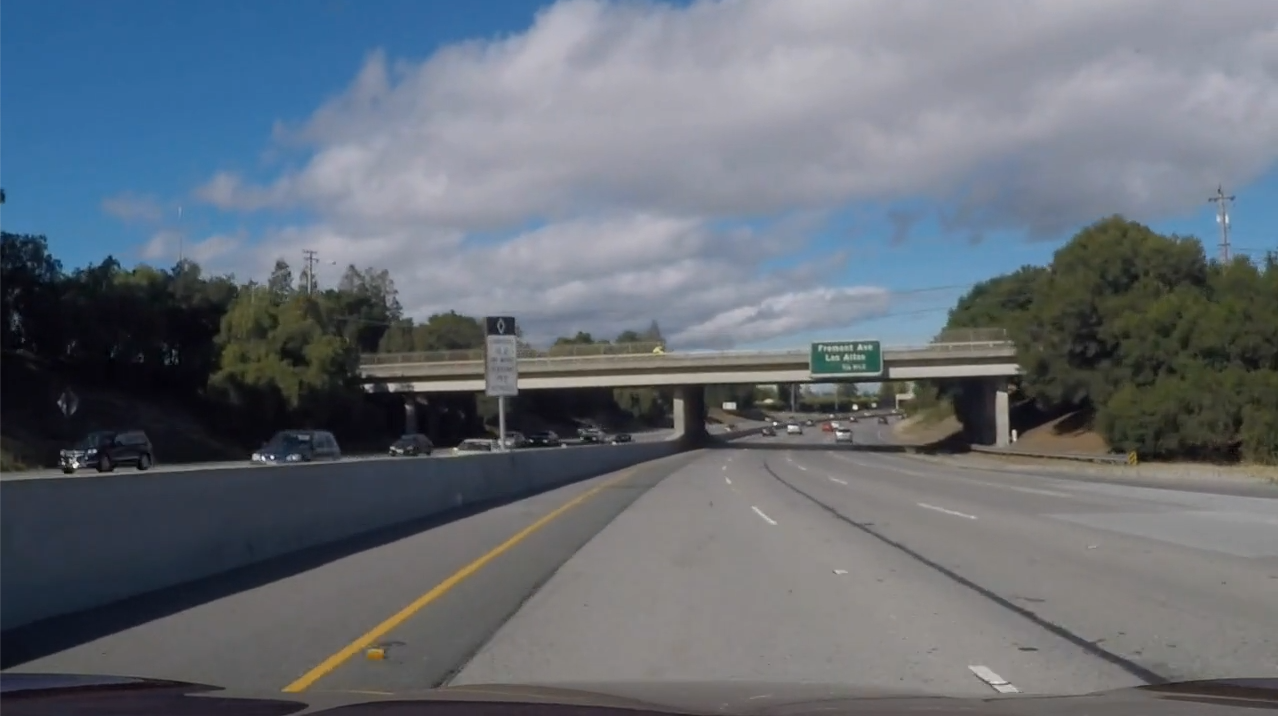
#> input picture ROS-OpenCV-Assignment/challenge_lane.jpg, 1278 x 716 px; its folder holds only this picture in this run
$ python -i lane_detection.py   (imports and definitions only)
#> lines starting #> are read from the running program, lines starting #| are printed output that depends on the picture; after the words box and inside, x2 and y2 are one past the last pixel; in counts of white or black regions, pixels touching at a corner belong together
import cv2
import numpy as np

first_frame = 1

def ROI(img, vertices):

    mask = np.zeros_like(img)

    if len(img.shape) > 2:
        channel_count = img.shape[2]
        ignore_mask_color = (255,) * channel_count

    else:
        ignore_mask_color = 255


    cv2.fillPoly(mask, vertices, ignore_mask_color)

    masked_image = cv2.bitwise_and(img, mask)

    return masked_image


def get_slope(x1, y1, x2, y2):
    return (y2 - y1) / (x2 - x1 + 1e-5)

def get_lines(img, lines, color=[255, 0, 0], thickness=5):

    global first_frame
    global cache

    right_lane_slope = []
    right_lane = []

    left_lane_slope = []
    left_lane = []

    global_min_y = img.shape[0]
    max_y = img.shape[0] * 0.7

    some_slope = 0.5
    alpha = 0.2

    right_intercept_arr = []
    left_intercept_arr = []

    try:

        for line in lines:

            for x1, y1, x2, y2 in line:
                if x1 == x2:
                    pass

                slope = get_slope(x1, y1, x2, y2)
                intercept = y1 - slope * x1

                if slope > some_slope and slope < 1:

                    if x1 > 500:

                        right_lane_slope.append(slope)
                        right_intercept_arr.append(intercept)
                        right_lane.append(line)

                elif slope < -some_slope and slope > -1:

                    if x1 < 600:

                        left_lane_slope.append(slope)
                        left_lane.append(line)
                        left_intercept_arr.append(intercept)

    except:
        pass


    if(len(left_lane) == 0 or len(right_lane) == 0):
        print("No lane found. Using from previous frame")
        cv2.line(img, (int(cache[0]), int(cache[1])), (int(cache[2]),int(cache[3])), color, thickness)
        cv2.line(img, (int(cache[4]), int(cache[5])), (int(cache[6]),int(cache[7])), color, thickness)
        return -1

    left_slope_mean = np.mean(left_lane_slope, axis = 0)
    right_slope_mean = np.mean(right_lane_slope, axis = 0)

    left_mean = np.mean(np.array(left_lane), axis = 0)
    right_mean = np.mean(np.array(right_lane), axis = 0)

    if(right_slope_mean == 0 or left_slope_mean == 0):
        print('Slope is 0')
        return -1

    left_intercept1 = left_mean[0][1] - (left_slope_mean * left_mean[0][0])
    right_intercept1 = right_mean[0][1] - (right_slope_mean * right_mean[0][0])

    left_intercept2 = np.mean(left_intercept_arr, axis = 0)
    right_intercept2 = np.mean(right_intercept_arr, axis = 0)

    left_intercept = (left_intercept1 + left_intercept2) / 2
    right_intercept = (right_intercept1 + right_intercept2) / 2


    lx1 = int((global_min_y - left_intercept) / left_slope_mean)
    lx2 = int((max_y - left_intercept) / left_slope_mean)

    rx1 = int((global_min_y - right_intercept) / right_slope_mean)
    rx2 = int((max_y - right_intercept) / right_slope_mean)

    left_lane_slope = np.mean(left_lane_slope[-100:])
    left_lane_intercept = np.mean(left_intercept_arr[-100:])
    right_lane_slope = np.mean(right_lane_slope[-50:])
    right_lane_intercept = np.mean(right_intercept_arr[-50:])

    if lx1 > rx1:

        lx1 = int((lx1 + rx1) / 2)
        rx1 = lx1

        ly1 = int((left_lane_slope * lx1) + left_lane_intercept)
        ly2 = int((left_lane_slope * lx2) + left_lane_intercept)

        ry1 = int((right_lane_slope * rx1) + right_lane_intercept)
        ry2 = int((right_lane_slope * rx2) + right_lane_intercept)

    else:

        ly1 = global_min_y
        ly2 = max_y

        ry1 = global_min_y
        ry2 = max_y

    current_frame = np.array([lx1, ly1, lx2, ly2, rx1, ry1, rx2, ry2], dtype='float32')

    if first_frame == 1:
        next_frame = current_frame
        first_frame = 0

    else:
        prev_frame = cache
        next_frame = (1- alpha) * prev_frame + alpha * current_frame

    cv2.line(img, (int(next_frame[0]), int(next_frame[1])), (int(next_frame[2]), int(next_frame[3])), color, thickness)
    cv2.line(img, (int(next_frame[4]), int(next_frame[5])), (int(next_frame[6]), int(next_frame[7])), color, thickness)

    cache = next_frame

    return left_lane_slope, left_lane_intercept, right_lane_slope, right_lane_intercept


def weighted_img(img, prev_img, alpha = 0.7, beta = 1., gamma = 0.):
    return cv2.addWeighted(prev_img, alpha, img, beta, gamma)

def hough_transform(img, rho, theta, thresh, min_line_len, max_line_gap):

    lines = cv2.HoughLinesP(img, rho, theta, thresh, np.array([]), minLineLength = min_line_len, maxLineGap = max_line_gap)
    line_img = np.zeros((img.shape[0], img.shape[1], 3), dtype=np.uint8)

    if lines is not None:
        left_slope, left_inter, right_slope, right_inter = get_lines(line_img, lines)

    return (line_img, (left_slope, left_inter, right_slope, right_inter))

def mark_image(img):

    global first_frame

    print("Mark image")

    #img = np.asarray(img)

    gray_img = cv2.cvtColor(img, cv2.COLOR_BGR2GRAY)
    img_hsv = cv2.cvtColor(img, cv2.COLOR_BGR2HSV)

    l_yellow = np.array([10, 0, 65], dtype='uint8')
    u_yellow = np.array([45, 250, 255], dtype='uint8')

    mask_yellow = cv2.inRange(img_hsv, l_yellow, u_yellow)
    mask_white = cv2.inRange(gray_img, 170, 255)
    mask_yw = cv2.bitwise_or(mask_white, mask_yellow)
    mask_yw_image = cv2.bitwise_and(gray_img, mask_yw)

    kernel_size = 5
    guass_gray = cv2.GaussianBlur(mask_yw_image, (5,5), 0)

    canny_img = cv2.Canny(guass_gray, 50, 150)

    imshape = img.shape

    lower_left = [imshape[1] / 9, imshape[0]]
    lower_right = [imshape[1] - imshape[1] / 9,imshape[0]]

    top_left = [imshape[1] / 2 - imshape[1] / 8, imshape[0] / 2 + imshape[0] / 10]
    top_right = [imshape[1] / 2 + imshape[1] / 8,imshape[0] / 2 + imshape[0] / 10]

    vertices = [np.array([lower_left,top_left,top_right,lower_right],dtype=np.int32)]

    roi_image = ROI(canny_img, vertices)

    (hough_img, (left_slope, left_inter, right_slope, right_inter))  = hough_transform(roi_image, 2, np.pi / 180, 20, 70, 190)

    weighted_image = weighted_img(hough_img, img, alpha=0.9, beta = 1, gamma = 0.)

    return (weighted_image, (left_slope, left_inter, right_slope, right_inter))


# [6 lines not run here, left out]

>>> import cv2
>>> picture = cv2.imread('../challenge_lane.jpg')
#> picture is the input picture: shape (716, 1278, 3); mean B, G, R 117.7, 108.8, 101.6
>>> result = mark_image(picture)
#> in mark_image, `img_hsv = cv2.cvtColor(img, cv2.COLOR_BGR2HSV)`: img_hsv: shape (716, 1278, 3); mean H, S, V 78.9, 52.5, 121.6
#> in mark_image, `mask_yellow = cv2.inRange(img_hsv, l_yellow, u_yellow)`:
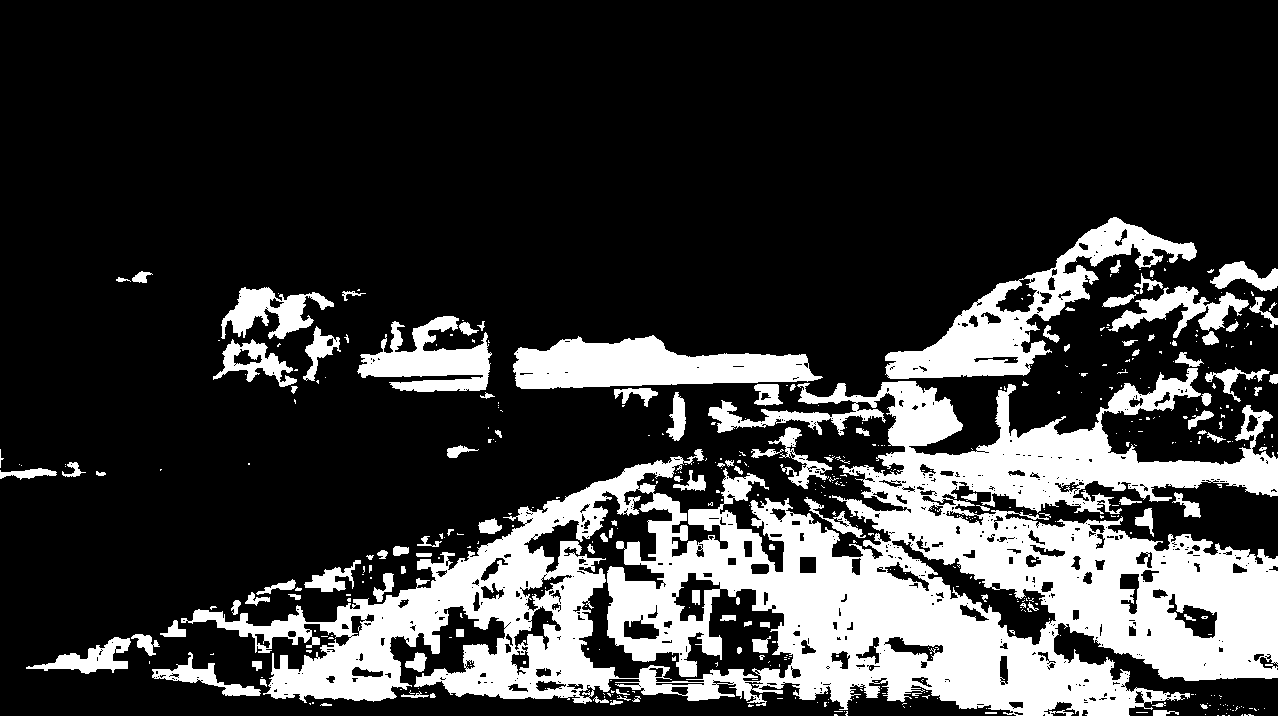
#> mask_yellow: shape (716, 1278); 22.6% white; 491 white regions (371 under 20 px), largest, box (x1, y1, x2, y2) and area: (181, 368, 1278, 716) 151806, (885, 217, 1197, 379) 12651, (513, 335, 823, 389) 10731
#> in mark_image, `mask_white = cv2.inRange(gray_img, 170, 255)`: mask_white: shape (716, 1278); 4% white; 146 white regions (98 under 20 px), largest, box (x1, y1, x2, y2) and area: (574, 38, 895, 117) 12039, (494, 10, 590, 113) 4572, (755, 0, 933, 35) 3833
#> in mark_image, `mask_yw = cv2.bitwise_or(mask_white, mask_yellow)`: mask_yw: shape (716, 1278); 26.1% white; 591 white regions (437 under 20 px), largest, box (x1, y1, x2, y2) and area: (181, 368, 1278, 716) 151882, (885, 217, 1197, 379) 12671, (574, 38, 895, 117) 12039
#> in mark_image, `mask_yw_image = cv2.bitwise_and(gray_img, mask_yw)`:
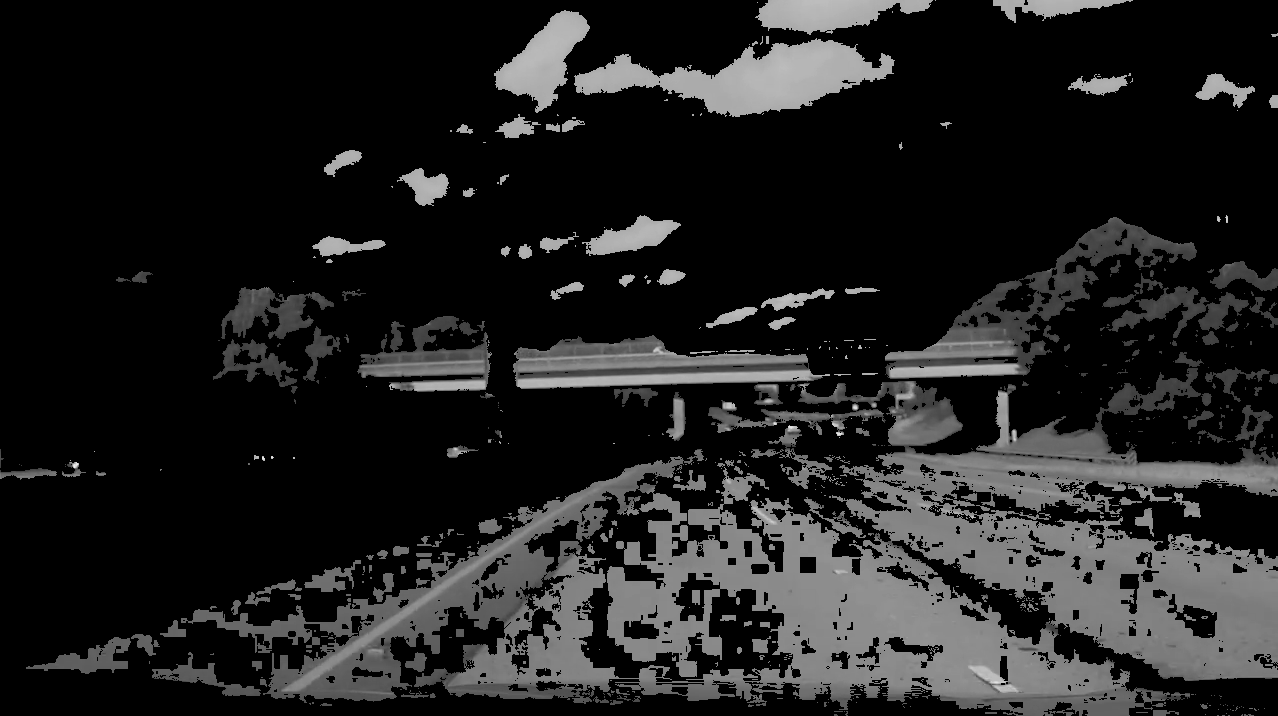
#> mask_yw_image: shape (716, 1278); min 0, max 241, mean 32.3
#> in mark_image, `canny_img = cv2.Canny(guass_gray, 50, 150)`: canny_img: shape (716, 1278); 4.9% white in thin lines or dots
#> in ROI, `cv2.fillPoly(mask, vertices, ignore_mask_color)`: mask: shape (716, 1278); 20.6% white; 1 white region, box (x1, y1, x2, y2) and area: (143, 429, 1136, 716) 188465
#> in ROI, `masked_image = cv2.bitwise_and(img, mask)`:
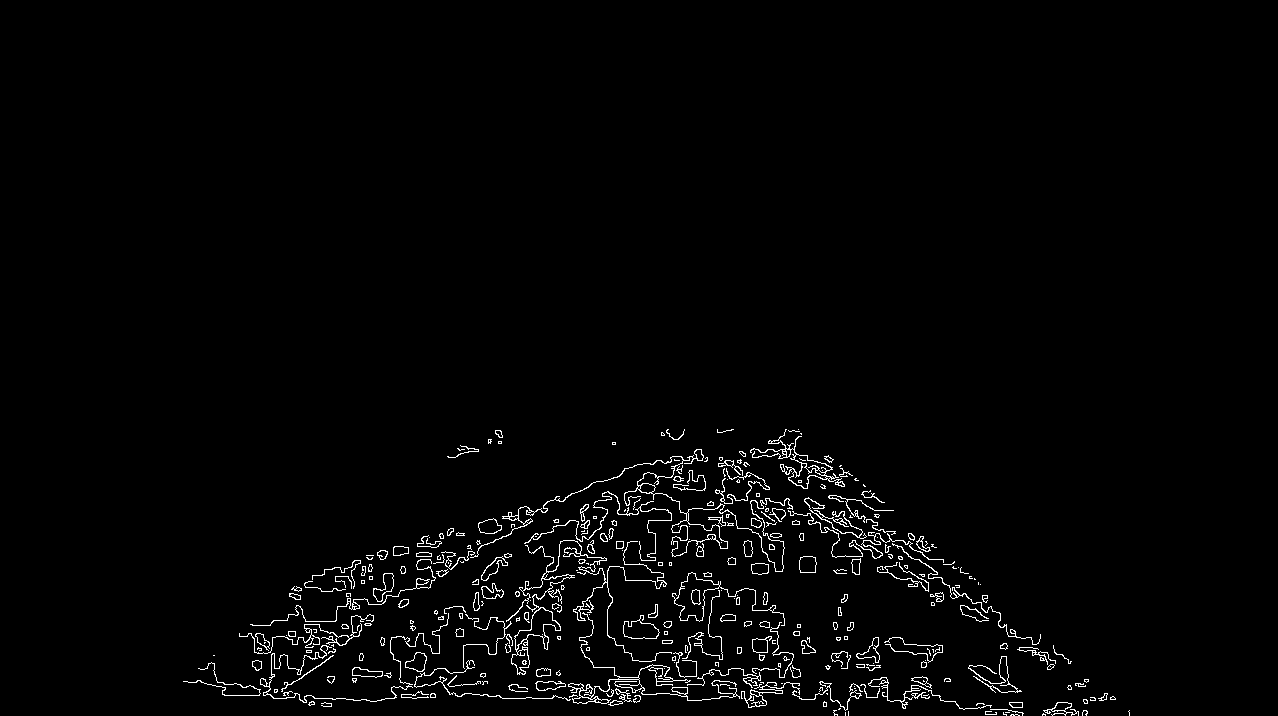
#> masked_image: shape (716, 1278); 2% white in thin lines or dots, all inside (x1, y1, x2, y2) = (183, 429, 1130, 716)
#> in hough_transform, `lines = cv2.HoughLinesP(img, rho, theta, thresh, np.array([]), minLine..`: lines = 242 rows, first 6: [198, 668, 1051, 668], [239, 634, 1070, 663], [204, 683, 1083, 683], [271, 696, 1113, 696], [183, 681, 1088, 681], [366, 555, 924, 555]
#> the loop in get_lines, `for line in lines: ` made 242 passes
#> after the loop in get_lines, `for line in lines:`: left_intercept_arr = [958.9, 966.5, 1054.3, 1014.4, 927.9, 881.7, 799.5]; left_lane = [[[387, 698, 786, 429]], [[470, 684, 831, 467]], [[411, 697, 717, 431]], [[455, 695, 794, 457]], [[309, 703, 636, 465]], [[323, 703, 793, 443]], [[227, 684, 726, 430]]]; left_lane_slope = [-0.674, -0.601, -0.869, -0.702, -0.728, -0.553, -0.509]; right_intercept_arr = [68.51, -127.3, -132.3, -34.43, -111.8, 72.68, 67.75, -121.2, 42.94, -214.5, -96.43, -135.2, 37.99]; right_lane = 13 items, first 6: [[695, 454, 1070, 662]], [[788, 445, 978, 583]], [[772, 449, 1104, 699]], [[656, 460, 993, 714]], [[676, 456, 976, 708]], [[700, 460, 1047, 652]]; right_lane_slope = [0.555, 0.726, 0.753, 0.754, 0.84, 0.553, 0.507, 0.723, 0.552, 0.964, 0.699, 0.752, 0.728]
#> in get_lines, `left_slope_mean = np.mean(left_lane_slope, axis = 0)`: left_slope_mean = -0.662
#> in get_lines, `right_slope_mean = np.mean(right_lane_slope, axis = 0)`: right_slope_mean = 0.701
#> in get_lines, `left_mean = np.mean(np.array(left_lane), axis = 0)`: left_mean = [[368.9, 694.9, 754.7, 446]]
#> in get_lines, `right_mean = np.mean(np.array(right_lane), axis = 0)`: right_mean = [[719.4, 450.5, 993.8, 642.6]]
#> in get_lines, `left_intercept1 = left_mean[0][1] - (left_slope_mean * left_mean[0][0])`: left_intercept1 = 939.2
#> in get_lines, `right_intercept1 = right_mean[0][1] - (right_slope_mean * right_mean[0..`: right_intercept1 = -53.4
#> in get_lines, `left_intercept2 = np.mean(left_intercept_arr, axis = 0)`: left_intercept2 = 943.3
#> in get_lines, `right_intercept2 = np.mean(right_intercept_arr, axis = 0)`: right_intercept2 = -52.56
#> in get_lines, `left_intercept = (left_intercept1 + left_intercept2) / 2`: left_intercept = 941.3
#> in get_lines, `right_intercept = (right_intercept1 + right_intercept2) / 2`: right_intercept = -52.98
#> in get_lines, `lx1 = int((global_min_y - left_intercept) / left_slope_mean)`: lx1 = 340
#> in get_lines, `lx2 = int((max_y - left_intercept) / left_slope_mean)`: lx2 = 664
#> in get_lines, `rx1 = int((global_min_y - right_intercept) / right_slope_mean)`: rx1 = 1097
#> in get_lines, `rx2 = int((max_y - right_intercept) / right_slope_mean)`: rx2 = 791
#> in get_lines, `left_lane_slope = np.mean(left_lane_slope[-100:])`: left_lane_slope = -0.662
#> in get_lines, `left_lane_intercept = np.mean(left_intercept_arr[-100:])`: left_lane_intercept = 943.3
#> in get_lines, `right_lane_slope = np.mean(right_lane_slope[-50:])`: right_lane_slope = 0.701
#> in get_lines, `right_lane_intercept = np.mean(right_intercept_arr[-50:])`: right_lane_intercept = -52.56
#> in get_lines, `current_frame = np.array([lx1, ly1, lx2, ly2, rx1, ry1, rx2, ry2], dty..`: current_frame = [340, 716, 664, 501.2, 1097, 716, 791, 501.2]
#> in get_lines, `cv2.line(img, (int(next_frame[4]), int(next_frame[5])), (int(next_fram..`:
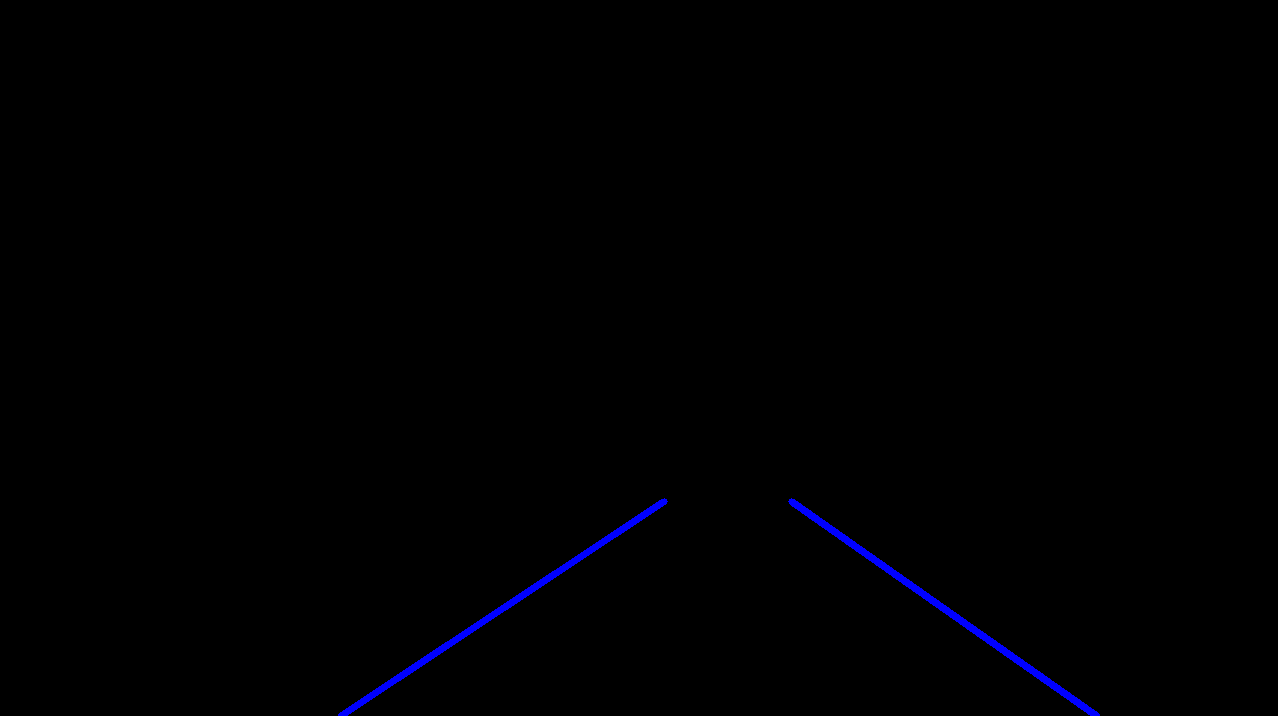
#> img: shape (716, 1278, 3); mean of channels 0, 1, 2 1.5, 0, 0; drawn as B, G, R
#> in hough_transform, `left_slope, left_inter, right_slope, right_inter = get_lines(line_img,..`: left_slope = -0.662; left_inter = 943.3; right_slope = 0.701; right_inter = -52.56
#> in mark_image, `(hough_img, (left_slope, left_inter, right_slope, right_inter))  = hou..`: left_slope = -0.662; left_inter = 943.3; right_slope = 0.701; right_inter = -52.56
